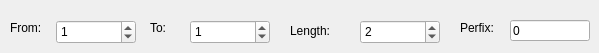
     <widget class="QWidget" name="tab_11">
      <attribute name="title">
       <string>Counter</string>
      </attribute>
      <widget class="QLabel" name="label_17">
       <property name="geometry">
        <rect>
         <x>10</x>
         <y>20</y>
         <width>60</width>
         <height>16</height>
        </rect>
       </property>
       <property name="text">
        <string>From:</string>
       </property>
      </widget>
      <widget class="QLabel" name="label_41">
       <property name="geometry">
        <rect>
         <x>460</x>
         <y>20</y>
         <width>60</width>
         <height>16</height>
        </rect>
       </property>
       <property name="text">
        <string>Perfix:</string>
       </property>
      </widget>
      <widget class="QLabel" name="label_42">
       <property name="geometry">
        <rect>
         <x>290</x>
         <y>20</y>
         <width>60</width>
         <height>21</height>
        </rect>
       </property>
       <property name="text">
        <string>Length:</string>
       </property>
      </widget>
      <widget class="QSpinBox" name="txtConTo">
       <property name="geometry">
        <rect>
         <x>190</x>
         <y>20</y>
         <width>80</width>
         <height>24</height>
        </rect>
       </property>
       <property name="maximum">
        <number>100000</number>
       </property>
       <property name="value">
        <number>1</number>
       </property>
      </widget>
      <widget class="QLineEdit" name="txtConPer">
       <property name="geometry">
        <rect>
         <x>510</x>
         <y>20</y>
         <width>80</width>
         <height>21</height>
        </rect>
       </property>
       <property name="text">
        <string>0</string>
       </property>
      </widget>
      <widget class="QSpinBox" name="txtConFrom">
       <property name="geometry">
        <rect>
         <x>56</x>
         <y>20</y>
         <width>80</width>
         <height>24</height>
        </rect>
       </property>
       <property name="maximum">
        <number>100000</number>
       </property>
       <property name="value">
        <number>1</number>
       </property>
      </widget>
      <widget class="QLabel" name="label_43">
       <property name="geometry">
        <rect>
         <x>150</x>
         <y>20</y>
         <width>60</width>
         <height>16</height>
        </rect>
       </property>
       <property name="text">
        <string>To:</string>
       </property>
      </widget>
      <widget class="QSpinBox" name="txtConLen">
       <property name="geometry">
        <rect>
         <x>360</x>
         <y>20</y>
         <width>80</width>
         <height>24</height>
        </rect>
       </property>
       <property name="maximum">
        <number>100000</number>
       </property>
       <property name="singleStep">
        <number>1</number>
       </property>
       <property name="value">
        <number>2</number>
       </property>
      </widget>
     </widget>
